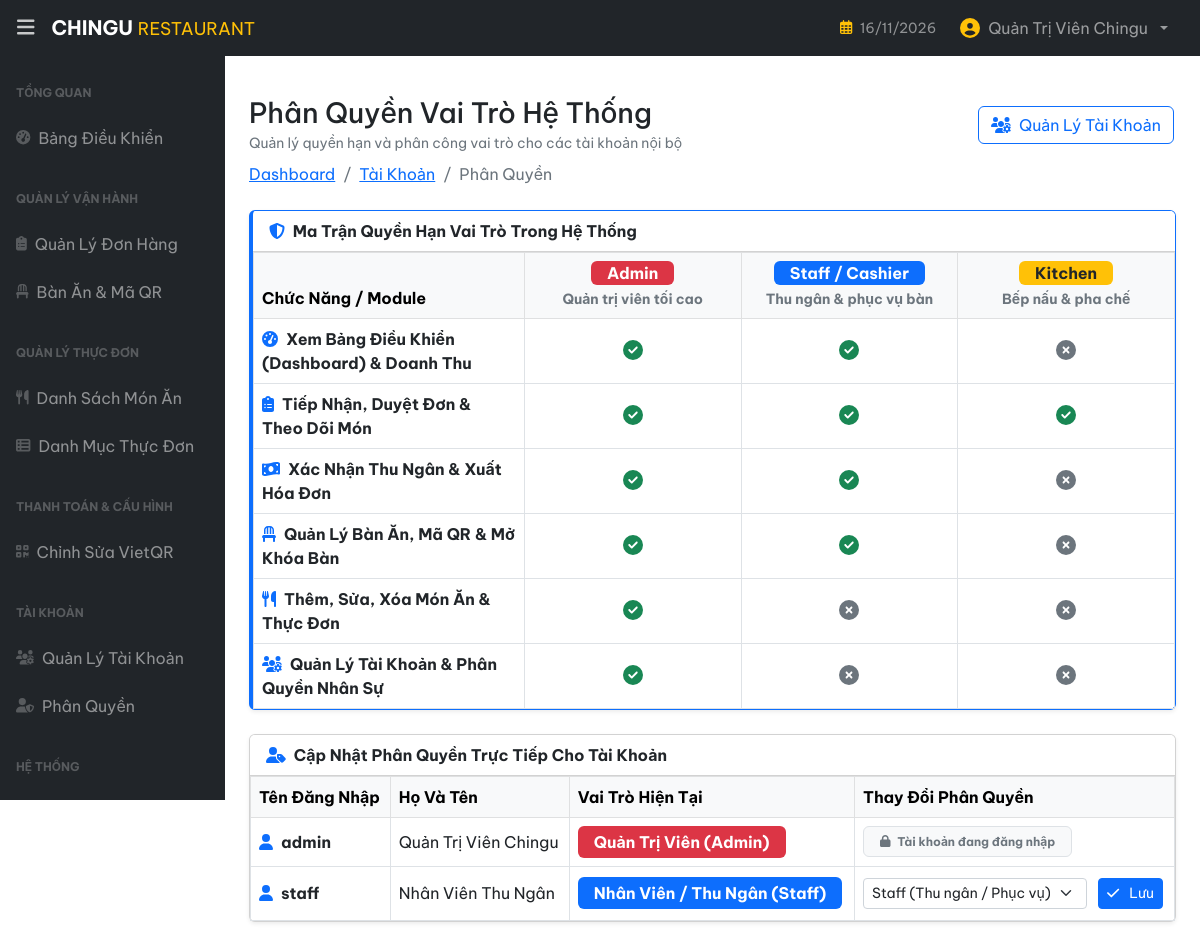
Before: /admin/index.php?act=roles (signed in) with the older database file.
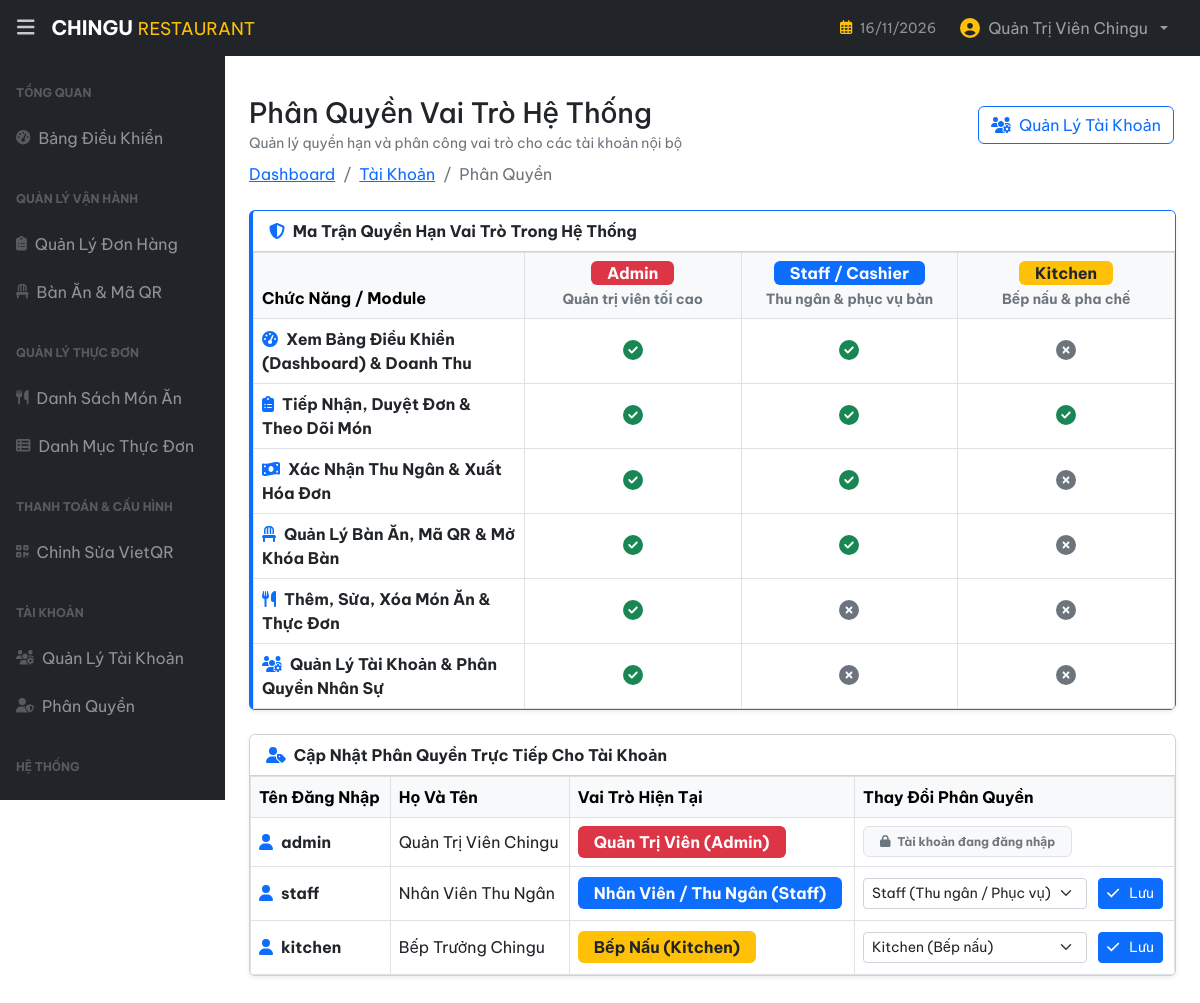
After: the same page with the newer database file.
### tables this page shows
CREATE TABLE `employees` (
  `id` int(11) NOT NULL AUTO_INCREMENT,
  `username` varchar(100) NOT NULL,
  `password` varchar(255) NOT NULL,
  `fullname` varchar(255) NOT NULL,
  `role` varchar(50) NOT NULL DEFAULT 'staff',
  `created_at` datetime DEFAULT current_timestamp(),
  `updated_at` datetime DEFAULT current_timestamp() ON UPDATE current_timestamp(),
  PRIMARY KEY (`id`),
  UNIQUE KEY `username` (`username`)
);

### admin/controller/UserController.php (called while the page is built, shortened)
<?php
require_once __DIR__ . '/../../model/Employee.php';
class UserController {
    public function roles() {
        $employees = Employee::getAllEmployees();
        include_once __DIR__ . '/../view/users/roles.php';
    }
}
?>

### model/pdo.php (called while the page is built, shortened)
<?php
function pdo_get_connection() {
    $dburl = "mysql:host=localhost;dbname=chingu-restaurant;charset=utf8mb4";
    $username = 'root';
    $password = '';
    try {
        $conn = new PDO($dburl, $username, $password);
        $conn->setAttribute(PDO::ATTR_ERRMODE, PDO::ERRMODE_EXCEPTION);
        $conn->setAttribute(PDO::ATTR_DEFAULT_FETCH_MODE, PDO::FETCH_ASSOC);
        return $conn;
    } catch (PDOException $e) {
        die("Lỗi kết nối cơ sở dữ liệu: " . $e->getMessage());
    }
}
function pdo_query($sql) {
    $sql_args = array_slice(func_get_args(), 1);
    try {
        $conn = pdo_get_connection();
        $stmt = $conn->prepare($sql);
        $stmt->execute($sql_args);
        return $stmt->fetchAll();
    } catch (PDOException $e) {
        throw $e;
    } finally {
        unset($conn);
    }
}
?>

### model/Employee.php (called while the page is built, shortened)
<?php
require_once __DIR__ . '/pdo.php';
class Employee {
    public static function getAllEmployees() {
        $sql = "SELECT id, username, fullname, role, created_at FROM employees ORDER BY id ASC";
        return pdo_query($sql);
    }
}
?>

### admin/view/users/roles.php (the view, shortened to what the changed rows need)
<?php
include_once __DIR__ . '/../layouts/header.php';
?>
<div class="d-flex justify-content-between align-items-center mt-4 mb-2">
    <div>
        <h1 class="h3 mb-0">Phân Quyền Vai Trò Hệ Thống</h1>
    </div>
</div>
<div class="card mb-4 shadow-sm border-start border-primary border-4">
    <div class="card-body p-0">
        <div class="table-responsive">
            <table class="table table-bordered table-hover align-middle mb-0">
                <thead class="table-light">
                    <tr>
                        <th style="width: 250px;">Chức Năng / Module</th>
                        <th class="text-center" style="width: 200px;">
                            <span class="badge bg-danger fs-6 px-3 py-1">Admin</span>
                            <div class="small text-muted mt-1">Quản trị viên tối cao</div>
                        </th>
                        <th class="text-center" style="width: 200px;">
                            <span class="badge bg-primary fs-6 px-3 py-1">Staff / Cashier</span>
                            <div class="small text-muted mt-1">Thu ngân & phục vụ bàn</div>
                        </th>
                        <th class="text-center" style="width: 200px;">
                            <span class="badge bg-warning text-dark fs-6 px-3 py-1">Kitchen</span>
                            <div class="small text-muted mt-1">Bếp nấu & pha chế</div>
                        </th>
                    </tr>
                </thead>
            </table>
        </div>
    </div>
</div>
<div class="card mb-4 shadow-sm">
    <div class="card-body p-0">
        <div class="table-responsive">
            <table class="table table-bordered table-hover align-middle mb-0">
                <thead class="table-light">
                    <tr>
                        <th>Tên Đăng Nhập</th>
                        <th>Họ Và Tên</th>
                        <th>Vai Trò Hiện Tại</th>
                        <th style="width: 320px;">Thay Đổi Phân Quyền</th>
                    </tr>
                </thead>
                <tbody>
                    <?php if (!empty($employees)): ?>
                        <?php foreach ($employees as $u): ?>
                            <tr>
                                <td>
                                    <div class="fw-bold text-dark d-flex align-items-center gap-2">
                                        <i class="fas fa-user text-primary"></i>
                                        <span><?= htmlspecialchars($u['username']) ?></span>
                                    </div>
                                </td>
                                <td><?= htmlspecialchars($u['fullname']) ?></td>
                                <td>
                                    <?php if ($u['role'] === 'admin'): ?>
                                        <span class="badge bg-danger px-3 py-2 fs-6">Quản Trị Viên (Admin)</span>
                                    <?php elseif ($u['role'] === 'kitchen'): ?>
                                        <span class="badge bg-warning text-dark px-3 py-2 fs-6">Bếp Nấu (Kitchen)</span>
                                    <?php else: ?>
                                        <span class="badge bg-primary px-3 py-2 fs-6">Nhân Viên / Thu Ngân (Staff)</span>
                                    <?php endif; ?>
                                </td>
                                <td>
                                    <?php if ($u['id'] == ($_SESSION['employee']['id'] ?? 0)): ?>
                                        <div class="d-flex align-items-center gap-2">
                                            <span class="badge bg-light text-secondary border px-3 py-2">
                                                <i class="fas fa-lock me-1"></i> Tài khoản đang đăng nhập
                                            </span>
                                        </div>
                                    <?php else: ?>
                                        <form action="index.php?act=user-update-role" method="POST" class="d-flex align-items-center gap-2">
                                            <select name="role" class="form-select form-select-sm">
                                                <option value="staff" <?= $u['role'] === 'staff' ? 'selected' : '' ?>>Staff (Thu ngân / Phục vụ)</option>
                                                <option value="kitchen" <?= $u['role'] === 'kitchen' ? 'selected' : '' ?>>Kitchen (Bếp nấu)</option>
                                            </select>
                                            <button type="submit" class="btn btn-sm btn-primary text-nowrap">
                                                <i class="fas fa-check me-1"></i> Lưu
                                            </button>
                                        </form>
                                    <?php endif; ?>
                                </td>
                            </tr>
                        <?php endforeach; ?>
                    <?php endif; ?>
                </tbody>
            </table>
        </div>
    </div>
</div>
<?php include_once __DIR__ . '/../layouts/footer.php'; ?>

Changed rows visible on the page:
added employees: username "kitchen", fullname "Bếp Trưởng Chingu", shows "Bếp Nấu (Kitchen)", role "Kitchen (Bếp nấu)"
